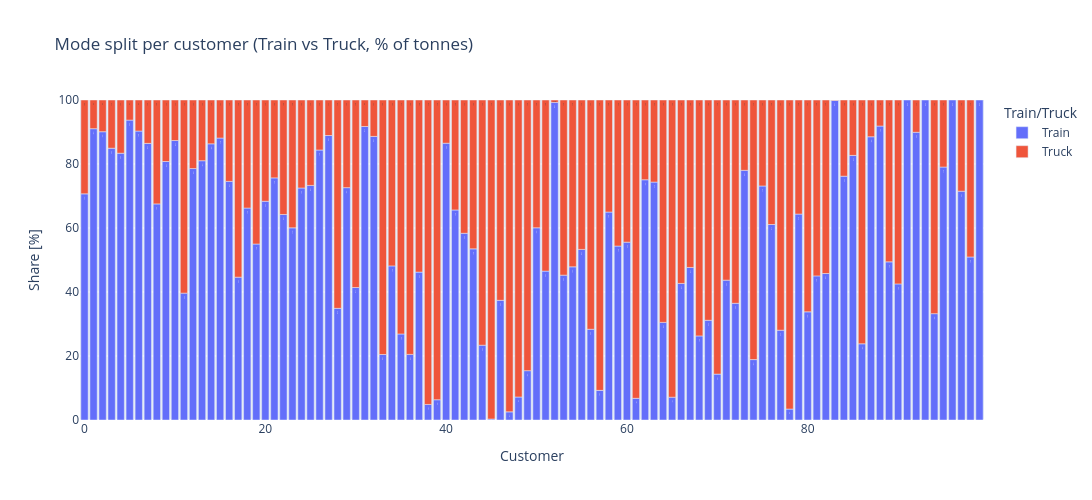

Source (notebook cell):
### Markdown cell above
### 1.5.1 Plot: Train/Truck share per customer

This Plotly chart shows, for each customer, what percentage of their 2017 volume went by Train vs Truck.

### Code cell
# 1.5.1 Plotly bar – mode split per customer

# Nice label for percentages
cust_mode["Share_label"] = cust_mode["Share_pct"].round(1).astype(str) + "%"

fig = px.bar(
    cust_mode,
    x="Customer",
    y="Share_pct",
    color="Train/Truck",
    title="Mode split per customer (Train vs Truck, % of tonnes)",
    text="Share_label",
    width=1100,
    height=500
)

fig.update_traces(textposition="inside")
fig.update_yaxes(title="Share [%]", range=[0, 100])
fig.update_layout(
    bargap=0.15,
    bargroupgap=0.05
)

fig.show()
fig.write_image("mode_split_per_cust_2017.png", width=1600, height=900, scale=3)

### Figure 1 — Plotly figure (JSON) as saved in the notebook; plotly's stock layout.template omitted (floating-point values rounded to 4 significant figures)
{"data": [{"hovertemplate": "Train/Truck=Train<br>Customer=%{x}<br>Share_pct=%{y}<br>Share_label=%{text}<extra></extra>", "legendgroup": "Train", "marker": {"color": "#636efa", "pattern": {"shape": ""}}, "name": "Train", "orientation": "v", "showlegend": true, "text": ["70.7%", "91.0%", "90.1%", "84.9%", "83.4%", "93.7%", "90.3%", "86.4%", "67.5%", "80.8%", "87.3%", "39.6%", "78.6%", "81.0%", "86.3%", "88.1%", "74.6%", "44.6%", "66.2%", "55.0%", "68.4%", "75.7%", "64.2%", "60.1%", "72.5%", "73.3%", "84.4%", "88.9%", "34.9%", "72.6%", "41.4%", "91.7%", "88.6%", "20.5%", "48.2%", "26.9%", "20.5%", "46.2%", "4.9%", "6.3%", "86.5%", "65.6%", "58.4%", "53.5%", "23.4%", "0.3%", "37.4%", "2.5%", "7.2%", "15.4%", "60.1%", "46.5%", "99.3%", "45.3%", "47.9%", "53.3%", "28.4%", "9.3%", "65.0%", "54.4%", "55.6%", "6.8%", "75.1%", "74.4%", "30.5%", "7.1%", "42.7%", "47.7%", "26.3%", "31.2%", "14.3%", "43.7%", "36.5%", "78.0%", "18.9%", "73.1%", "61.1%", "28.1%", "3.4%", "64.4%", "33.8%", "45.0%", "45.8%", "99.8%", "76.2%", "82.7%", "23.8%", "88.5%", "91.9%", "49.4%", "42.5%", "100.0%", "89.9%", "100.0%", "33.2%", "79.1%", "100.0%", "71.5%", "50.9%", "100.0%"], "textposition": "inside", "type": "bar", "x": [0, 1, 2, 3, 4, 5, 6, 7, 8, 9, 10, 11, 12, 13, 14, 15, 16, 17, 18, 19, 20, 21, 22, 23, 24, 25, 26, 27, 28, 29, 30, 31, 32, 33, 34, 35, 36, 37, 38, 39, 40, 41, 42, 43, 44, 45, 46, 47, 48, 49, 50, 51, 52, 53, 54, 55, 56, 57, 58, 59, 60, 61, 62, 63, 64, 65, 66, 67, 68, 69, 70, 71, 72, 73, 74, 75, 76, 77, 78, 79, 80, 81, 82, 83, 84, 85, 86, 87, 88, 89, 90, 91, 92, 93, 94, 95, 96, 97, 98, 99], "xaxis": "x", "y": [70.67, 91.03, 90.09, 84.94, 83.37, 93.71, 90.3, 86.44, 67.53, 80.78, 87.33, 39.65, 78.58, 81.02, 86.31, 88.11, 74.57, 44.64, 66.23, 55.0, 68.37, 75.66, 64.23, 60.05, 72.51, 73.31, 84.37, 88.9, 34.89, 72.61, 41.4, 91.72, 88.62, 20.47, 48.16, 26.89, 20.51, 46.21, 4.864, 6.331, 86.5, 65.63, 58.35, 53.48, 23.38, 0.3041, 37.4, 2.543, 7.184, 15.42, 60.06, 46.53, 99.26, 45.27, 47.87, 53.31, 28.36, 9.259, 64.98, 54.36, 55.58, 6.781, 75.07, 74.35, 30.5, 7.125, 42.68, 47.67, 26.28, 31.17, 14.34, 43.7, 36.48, 78.02, 18.88, 73.13, 61.09, 28.07, 3.421, 64.35, 33.8, 45.03, 45.78, 99.85, 76.19, 82.69, 23.81, 88.52, 91.86, 49.41, 42.53, 100.0, 89.92, 100.0, 33.23, 79.05, 100.0, 71.51, 50.94, 100.0], "yaxis": "y"}, {"hovertemplate": "Train/Truck=Truck<br>Customer=%{x}<br>Share_pct=%{y}<br>Share_label=%{text}<extra></extra>", "legendgroup": "Truck", "marker": {"color": "#EF553B", "pattern": {"shape": ""}}, "name": "Truck", "orientation": "v", "showlegend": true, "text": ["29.3%", "9.0%", "9.9%", "15.1%", "16.6%", "6.3%", "9.7%", "13.6%", "32.5%", "19.2%", "12.7%", "60.4%", "21.4%", "19.0%", "13.7%", "11.9%", "25.4%", "55.4%", "33.8%", "45.0%", "31.6%", "24.3%", "35.8%", "39.9%", "27.5%", "26.7%", "15.6%", "11.1%", "65.1%", "27.4%", "58.6%", "8.3%", "11.4%", "79.5%", "51.8%", "73.1%", "79.5%", "53.8%", "95.1%", "93.7%", "13.5%", "34.4%", "41.6%", "46.5%", "76.6%", "99.7%", "62.6%", "97.5%", "92.8%", "84.6%", "39.9%", "53.5%", "0.7%", "54.7%", "52.1%", "46.7%", "71.6%", "90.7%", "35.0%", "45.6%", "44.4%", "93.2%", "24.9%", "25.6%", "69.5%", "92.9%", "57.3%", "52.3%", "73.7%", "68.8%", "85.7%", "56.3%", "63.5%", "22.0%", "81.1%", "26.9%", "38.9%", "71.9%", "96.6%", "35.6%", "66.2%", "55.0%", "54.2%", "0.2%", "23.8%", "17.3%", "76.2%", "11.5%", "8.1%", "50.6%", "57.5%", "10.1%", "66.8%", "20.9%", "28.5%", "49.1%"], "textposition": "inside", "type": "bar", "x": [0, 1, 2, 3, 4, 5, 6, 7, 8, 9, 10, 11, 12, 13, 14, 15, 16, 17, 18, 19, 20, 21, 22, 23, 24, 25, 26, 27, 28, 29, 30, 31, 32, 33, 34, 35, 36, 37, 38, 39, 40, 41, 42, 43, 44, 45, 46, 47, 48, 49, 50, 51, 52, 53, 54, 55, 56, 57, 58, 59, 60, 61, 62, 63, 64, 65, 66, 67, 68, 69, 70, 71, 72, 73, 74, 75, 76, 77, 78, 79, 80, 81, 82, 83, 84, 85, 86, 87, 88, 89, 90, 92, 94, 95, 97, 98], "xaxis": "x", "y": [29.33, 8.965, 9.913, 15.06, 16.63, 6.285, 9.702, 13.56, 32.47, 19.22, 12.67, 60.35, 21.42, 18.98, 13.69, 11.89, 25.43, 55.36, 33.77, 45.0, 31.63, 24.34, 35.77, 39.95, 27.49, 26.69, 15.63, 11.1, 65.11, 27.39, 58.6, 8.277, 11.38, 79.53, 51.84, 73.11, 79.49, 53.79, 95.14, 93.67, 13.5, 34.37, 41.65, 46.52, 76.62, 99.7, 62.6, 97.46, 92.82, 84.58, 39.94, 53.47, 0.7361, 54.73, 52.13, 46.69, 71.64, 90.74, 35.02, 45.64, 44.42, 93.22, 24.93, 25.65, 69.5, 92.87, 57.32, 52.33, 73.72, 68.83, 85.66, 56.3, 63.52, 21.98, 81.12, 26.87, 38.91, 71.93, 96.58, 35.65, 66.2, 54.97, 54.22, 0.1528, 23.81, 17.31, 76.19, 11.48, 8.145, 50.59, 57.47, 10.08, 66.77, 20.95, 28.49, 49.06], "yaxis": "y"}], "layout": {"bargap": 0.15, "bargroupgap": 0.05, "barmode": "relative", "height": 500, "legend": {"title": {"text": "Train/Truck"}, "tracegroupgap": 0}, "title": {"text": "Mode split per customer (Train vs Truck, % of tonnes)"}, "width": 1100, "xaxis": {"anchor": "y", "autorange": true, "domain": [0, 1], "range": [-0.5, 99.5], "title": {"text": "Customer"}, "type": "linear"}, "yaxis": {"anchor": "x", "domain": [0, 1], "range": [0, 100], "title": {"text": "Share [%]"}, "type": "linear"}}}
